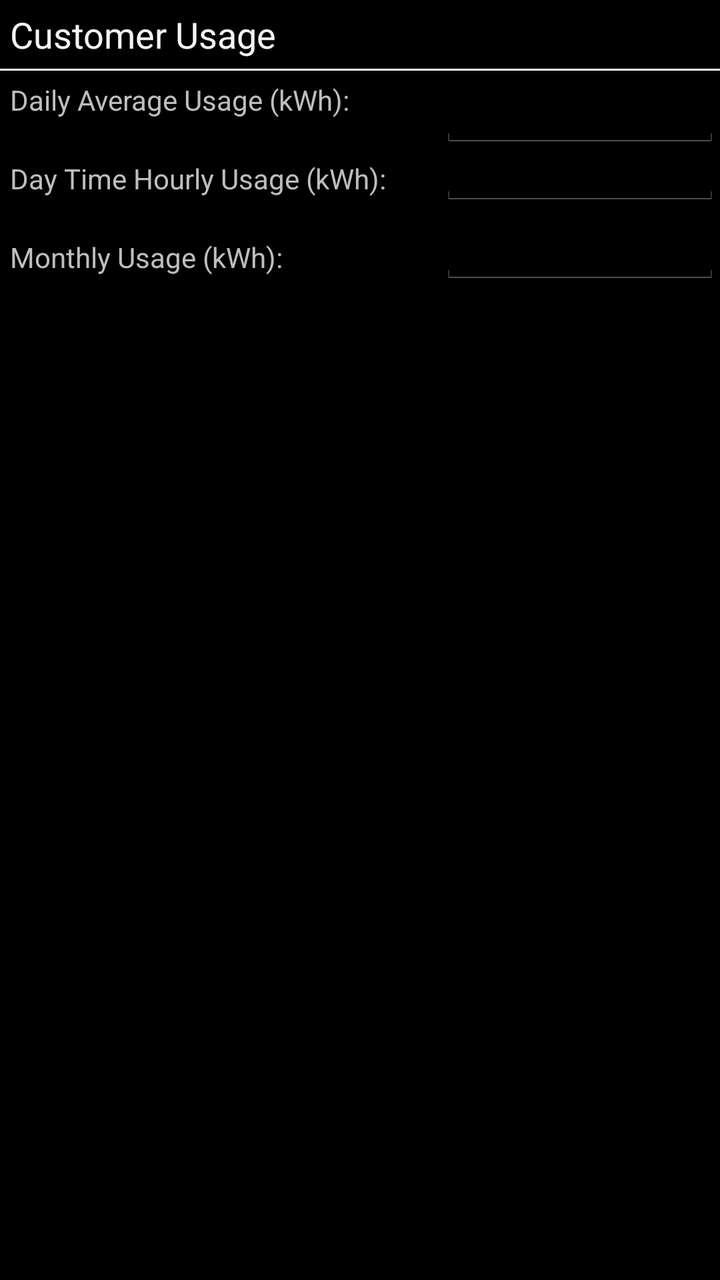
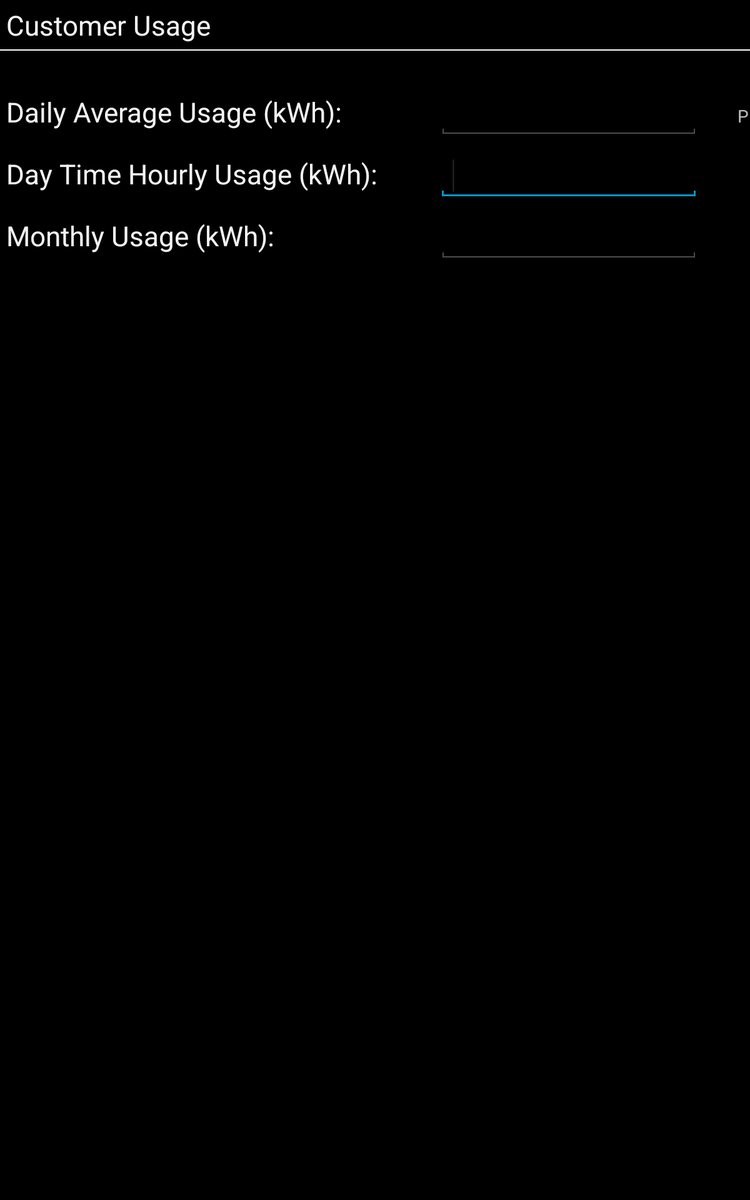

One screen, two layout resources from the same app: the default and the author's alternative for another configuration. Each is rendered where Android would select it; the XML of both is given below.
<!-- AndroidManifest.xml: application theme AppTheme -->
<!-- res/layout/wizard_usage.xml -->
<?xml version="1.0" encoding="utf-8"?>
<RelativeLayout xmlns:android="http://schemas.android.com/apk/res/android"
    android:id="@+id/RelativeLayout1"
    android:layout_width="match_parent"
    android:layout_height="match_parent" >

    <TextView
        android:id="@+id/textViewUsageTitle"
        android:layout_width="wrap_content"
        android:layout_height="wrap_content"
        android:paddingBottom="5dp"
        android:paddingLeft="5dp"
        android:paddingTop="5dp"
        android:text="@string/usageTitle"
        android:textAppearance="?android:attr/textAppearanceMedium" />

    <View
        android:id="@+id/separator"
        android:layout_width="fill_parent"
        android:layout_height="1dip"
        android:layout_alignParentLeft="true"
        android:layout_below="@+id/textViewUsageTitle"
        android:background="#ffffff" />

    <TextView
        android:id="@+id/textViewUsageDaily"
        android:layout_width="220dp"
        android:layout_height="wrap_content"
        android:layout_below="@+id/separator"
        android:padding="5dp"
        android:text="@string/usageDailyAverage" />

    <EditText
        android:id="@+id/editTextUsageDayTime"
        android:layout_width="wrap_content"
        android:layout_height="wrap_content"
        android:layout_below="@+id/textViewUsageDaily"
        android:layout_toRightOf="@+id/textViewUsageDaily"
        android:ems="10"
        android:inputType="numberDecimal" />

    <EditText
        android:id="@+id/editTextUsageMonthly"
        android:layout_width="wrap_content"
        android:layout_height="wrap_content"
        android:layout_alignLeft="@+id/editTextUsageDayTime"
        android:layout_below="@+id/editTextUsageDayTime"
        android:ems="10"
        android:inputType="numberDecimal" />

    <EditText
        android:id="@+id/editTextUsageDaily"
        android:layout_width="wrap_content"
        android:layout_height="wrap_content"
        android:layout_alignTop="@+id/textViewUsageDaily"
        android:layout_toRightOf="@+id/textViewUsageDaily"
        android:ems="10"
        android:inputType="numberDecimal" />

    <TextView
        android:id="@+id/textViewUsageDayTime"
        android:layout_width="220dp"
        android:layout_height="wrap_content"
        android:layout_above="@+id/editTextUsageMonthly"
        android:layout_alignParentLeft="true"
        android:padding="5dp"
        android:text="@string/usageDayTime" />

    <TextView
        android:id="@+id/textViewUsageMonthly"
        android:layout_width="220dp"
        android:layout_height="wrap_content"
        android:layout_alignBottom="@+id/editTextUsageMonthly"
        android:layout_alignParentLeft="true"
        android:padding="5dp"
        android:text="@string/usageMonthly" />

</RelativeLayout>
<!-- resources referenced by this layout -->
<resources>
  <string name="usageDailyAverage">Daily Average Usage (kWh):</string>
  <string name="usageDayTime">Day Time Hourly Usage (kWh):</string>
  <string name="usageMonthly">Monthly Usage (kWh):</string>
  <string name="usageTitle">Customer Usage</string>
  <!-- from res/values-v11/ -->
  <style name="AppTheme" parent="android:Theme.Holo" />
</resources>
<!-- res/layout-sw600dp/wizard_usage.xml (the author's variant of the layout above) -->
<!-- drawn on a 7-inch tablet held upright -->
<?xml version="1.0" encoding="utf-8"?>
<RelativeLayout xmlns:android="http://schemas.android.com/apk/res/android"
    android:id="@+id/RelativeLayout1"
    android:layout_width="match_parent"
    android:layout_height="match_parent" >

    <TextView
        android:id="@+id/textViewUsageTitle"
        android:layout_width="wrap_content"
        android:layout_height="wrap_content"
        android:paddingBottom="5dp"
        android:paddingLeft="5dp"
        android:paddingTop="5dp"
        android:text="@string/usageTitle"
        android:textAppearance="?android:attr/textAppearanceLarge" />

    <View
        android:id="@+id/separator"
        android:layout_width="fill_parent"
        android:layout_height="1dip"
        android:layout_alignParentLeft="true"
        android:layout_below="@+id/textViewUsageTitle"
        android:background="#ffffff" />

    <TextView
        android:id="@+id/textViewUsageDaily"
        android:layout_width="350dp"
        android:layout_height="wrap_content"
        android:layout_below="@+id/textViewUsageTitle"
        android:layout_marginTop="30dp"
        android:padding="5dp"
        android:text="@string/usageDailyAverage"
        android:textAppearance="?android:attr/textAppearanceLarge" />

    <EditText
        android:id="@+id/editTextUsageMonthly"
        android:layout_width="wrap_content"
        android:layout_height="wrap_content"
        android:layout_alignBaseline="@id/textViewUsageDaily"
        android:layout_toRightOf="@id/textViewUsageDaily"
        android:ems="10"
        android:inputType="numberDecimal" />

    <EditText
        android:id="@+id/editTextUsageDayTime"
        android:layout_width="wrap_content"
        android:layout_height="wrap_content"
        android:layout_alignBaseline="@id/textViewUsageDayTime"
        android:layout_alignParentLeft="false"
        android:layout_toRightOf="@id/textViewUsageDayTime"
        android:ems="10"
        android:inputType="numberDecimal" >

        <requestFocus />
    </EditText>

    <EditText
        android:id="@+id/editTextUsageDaily"
        android:layout_width="wrap_content"
        android:layout_height="wrap_content"
        android:layout_alignBaseline="@id/textViewUsageMonthly"
        android:layout_toRightOf="@id/textViewUsageMonthly"
        android:ems="10"
        android:inputType="numberDecimal" />

    <TextView
        android:id="@+id/textViewUsageDayTime"
        android:layout_width="350dp"
        android:layout_height="wrap_content"
        android:layout_below="@id/textViewUsageDaily"
        android:layout_marginTop="10dp"
        android:padding="5dp"
        android:text="@string/usageDayTime"
        android:textAppearance="?android:attr/textAppearanceLarge" />

    <TextView
        android:id="@+id/textViewUsageMonthly"
        android:layout_width="350dp"
        android:layout_height="wrap_content"
        android:layout_alignParentLeft="true"
        android:layout_below="@+id/textViewUsageDayTime"
        android:layout_marginTop="10dp"
        android:padding="5dp"
        android:text="@string/usageMonthly"
        android:textAppearance="?android:attr/textAppearanceLarge" />

    <TextView
        android:id="@+id/textViewHowTo"
        android:layout_width="wrap_content"
        android:layout_height="wrap_content"
        android:layout_alignBaseline="@+id/editTextUsageMonthly"
        android:layout_alignBottom="@+id/editTextUsageMonthly"
        android:layout_margin="30dp"
        android:layout_toRightOf="@+id/editTextUsageDaily"
        android:text="@string/usageHowTo" />

</RelativeLayout>
<!-- resources referenced by the variant -->
<!-- as a 7-inch tablet held upright resolves them -->
<resources>
  <string name="usageDailyAverage">Daily Average Usage (kWh):</string>
  <string name="usageDayTime">Day Time Hourly Usage (kWh):</string>
  <string name="usageHowTo">Please enter only one amount that best defines you average usage on either an hourly basis, daily basis or monthly basis</string>
  <string name="usageMonthly">Monthly Usage (kWh):</string>
  <string name="usageTitle">Customer Usage</string>
  <!-- from res/values-v11/ -->
  <style name="AppTheme" parent="android:Theme.Holo" />
</resources>
